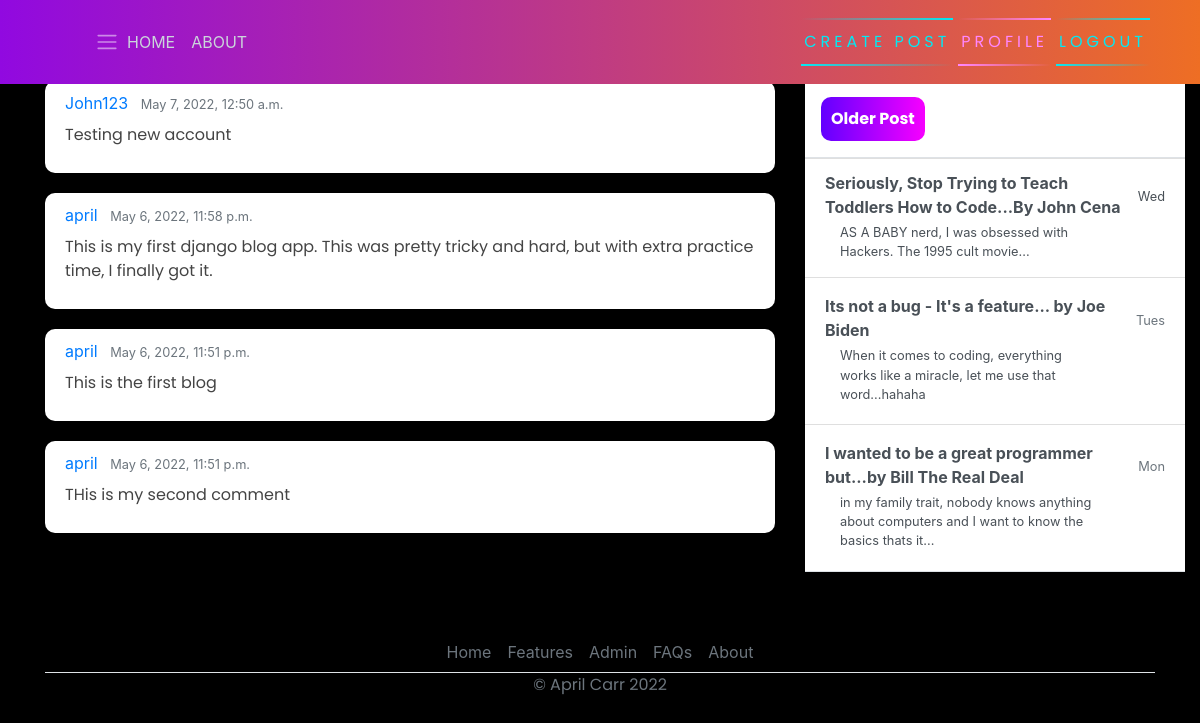
The app's page / (signed in) with its own data.
### blog/models.py (models this page shows, shortened)
class Post(models.Model):
    title = models.CharField(max_length=200)
    content = models.TextField()
    date_posted = models.DateTimeField(default=timezone.now)
    author = models.ForeignKey(User, on_delete=models.CASCADE)

### blog/views.py (the view)
# urls.py: path('', PostListView.as_view(), name="blog-home"),
class PostListView(LoginRequiredMixin, ListView):
    model = Post
    template_name = 'blog/home.html'
    context_object_name = 'posts'
    ordering = ["-date_posted"]

### templates/blog/home.html (shortened to what this page needs)
{% extends 'blog/base.html' %}
{% block content%}
    {% for posts in posts %}
    <article class="media content-section">
        <div class="media-body">
            <div class=""article-metadata">
                <a class="mr-2" href="#">{{posts.author}}</a>
                <small class="text-muted">{{posts.date_posted}}</small>
            </div>
            <p class="article-content">{{posts.content}}</p></p>
        </div>
        <br>
    </article>
    {% endfor %}
{% endblock content%}

### templates/blog/base.html (shortened to what this page needs)
{% load static %}
<!DOCTYPE html>
<html>
<head>
    <link rel="stylesheet" href="https://maxcdn.bootstrapcdn.com/bootstrap/4.0.0/css/bootstrap.min.css"
>
    <link rel="stylesheet" href="{% static 'blog/main.css' %}">
</head>
<body>
    <header class="site-header">
        <nav class="navbar navbar-expand-md navbar-dark bg-steel fixed-top">
            <div class="container">
                <svg style="padding-right: 10px;" id="Capa_1" enable-background="new 0 0 512 512" height="512"
                    viewBox="0 0 512 512" width="512" xmlns="http://www.w3.org/2000/svg">
                <button class="navbar-toggler" type="button" data-toggle="collapse" data-target="#navbarToggle"
                    aria-controls="navbarToggle" aria-expanded="false" aria-label="Toggle navigation">
                    <span class="navbar-toggler-icon"></span>
                </button>
                <div class="collapse navbar-collapse" id="navbarToggle">
                    <div class="navbar-nav mr-auto">
                        {% if user.is_authenticated %}
                        <a class="nav-item nav-link" href="{% url 'blog-home' %}">HOME</a>
                        <a class="nav-item nav-link" href="{% url 'blog-about' %}">ABOUT</a>
                    </div>
                    <div class="navbar-nav">
                        <a href="{% url 'blog-new' %}" id="auth-links">
                            <span></span>
                            <span></span>
                            Create Post
                        </a>
                        <a href="{% url 'profile' %}" id="auth-links">
                            <span></span>
                            <span></span>
                            Profile
                        </a>
                        <a href="{% url 'logout' %}" id="auth-links">
                            <span></span>
                            <span></span>
                            Logout
                        </a>
                        {% endif %}
                    </div>
                </div>
            </div>
        </nav>
    </header>
    <main role="main" class="container">
        <div class="row">
            <div class="col-md-8">
            </div>
            <div class="col-md-8">
                {% block content %}{% endblock %}
            </div>
            <div class="col-md-4">
                <div class="content-sectionw">
                    <div class="d-flex flex-column align-items-stretch flex-shrink-0 bg-white" style="width: 380px;"
                        style="padding-top: 120px;">
                        <a id="list-group" style="text-decoration: none;" href=""
                            class="d-flex align-items-center flex-shrink-0 p-3 link-dark text-decoration-none border-bottom">
                            <span class="fs-5 fw-semibold" id="gist-btn">Older Post</span>
                        </a>
                        <div class="list-group list-group-flush border-bottom scrollarea">
                            <a href="#" class="list-group-item list-group-item-action  lh-tight" aria-current="true">
                                <div class="d-flex w-100 align-items-center justify-content-between">
                                    <strong class="mb-1">Seriously, Stop Trying to Teach Toddlers How to Code...By
                                        John Cena
                                    </strong>
                                    <small>Wed</small>
                                </div>
                                <div class="col-10 mb-1 small">AS A BABY nerd, I was obsessed with Hackers. The 1995
                                    cult movie... </div>
                            </a>
                            <a href="#" class="list-group-item list-group-item-action py-3 lh-tight">
                                <div class="d-flex w-100 align-items-center justify-content-between">
                                    <strong class="mb-1">Its not a bug - It's a feature... by Joe Biden</strong>
                                    <small class="text-muted">Tues</small>
                                </div>
                                <div class="col-10 mb-1 small">When it comes to coding, everything works like a miracle,
                                    let me use that word...hahaha</div>
                            </a>
                            <a href="#" class="list-group-item list-group-item-action py-3 lh-tight">
                                <div class="d-flex w-100 align-items-center justify-content-between">
                                    <strong class="mb-1">I wanted to be a great programmer but...by Bill The Real Deal</strong>
                                    <small class="text-muted">Mon</small>
                                </div>
                                <div class="col-10 mb-1 small">in my family trait, nobody knows anything about computers
                                    and I want to know the basics thats it...</div>
                            </a>
                        </div>
                    </div>
                </div>
            </div>
        </div>
        <footer class="">
            <ul class="nav justify-content-center border-bottom" style="margin-top: 60px;">
                <li class="nav-item"><a href="#" class="nav-link px-2 text-muted">Home</a></li>
                <li class="nav-item"><a href="#" class="nav-link px-2 text-muted">Features</a></li>
                <li class="nav-item"><a href="#" class="nav-link px-2 text-muted">Admin</a></li>
                <li class="nav-item"><a href="#" class="nav-link px-2 text-muted">FAQs</a></li>
                <li class="nav-item"><a href="#" class="nav-link px-2 text-muted">About</a></li>
            </ul>
            <p class="text-center text-muted">&copy; April Carr 2022</p>
        </footer>
    </main>
</body>
</html>

### static/blog/main.css (style rules this page uses)
body { background-color: rgb(0, 0, 0); margin-top: 5rem; background-size: contain; background-repeat: no-repeat; }
h1, h2, h3, h4, h5, h6, p { color: #444444; font-family: 'Poppins', sans-serif; }
ul { margin: 0; }
.bg-steel { background: linear-gradient(270deg, rgb(238, 110, 36) 0%, rgb(145, 9, 224) 100%); }
.site-header .navbar-nav .nav-link { color: #cbd5db; }
.content-section { background: #ffffff; padding: 10px 20px; border-radius: 10px; margin-bottom: 20px; }
.article-content { white-space: pre-line; }
svg { width: 50px; height: 50px; }
#auth-links { font-family: 'Poppins', sans-serif; position: relative; display: inline-block; padding: 12px 3px; margin: 10px 0; color: #03e9f4; text-decoration: none; text-transform: uppercase; transition: 0.5s; letter-spacing: 4px; overflow: hidden; margin-right: 5px; }
#auth-links:nth-child(2) { filter: hue-rotate(110deg); }
#auth-links span { position: absolute; display: block; }
#auth-links span:nth-child(1) { top: 0; left: 0; width: 100%; height: 2px; background: linear-gradient(90deg, transparent, #03e9f4); animation: animate1 1s linear infinite; }
#auth-links span:nth-child(3) { bottom: 0; right: 0; width: 100%; height: 2px; background: linear-gradient(270deg, transparent, #03e9f4); animation: animate3 1s linear infinite; animation-delay: 0.50s; }
#gist-btn { color: black; background: linear-gradient(270deg, rgb(247, 0, 255) 0%, rgb(98, 0, 255) 100%); padding: 10px; color: white; font-family: 'Poppins', sans-serif; font-weight: bold; border-radius: 10px; }
button { font-family: 'Poppins', sans-serif; border: none; outline: 0; display: inline-block; padding: 8px; color: white; background-color: #000; text-align: center; cursor: pointer; width: 100%; font-size: 18px; transition: 1s; background: linear-gradient(270deg, rgb(247, 0, 255) 0%, rgb(98, 0, 255) 100%); }

### records on screen
Post: author "John123", date_posted "May 7, 2022, 12:50 a.m.", content "Testing new account"
Post: author "april", date_posted "May 6, 2022, 11:58 p.m.", content "This is my first django blog app. This was pretty tricky and hard, but with extra practice time, I finally got it."
Post: author "april", date_posted "May 6, 2022, 11:51 p.m.", content "This is the first blog"
Post: author "april", date_posted "May 6, 2022, 11:51 p.m.", content "THis is my second comment"
